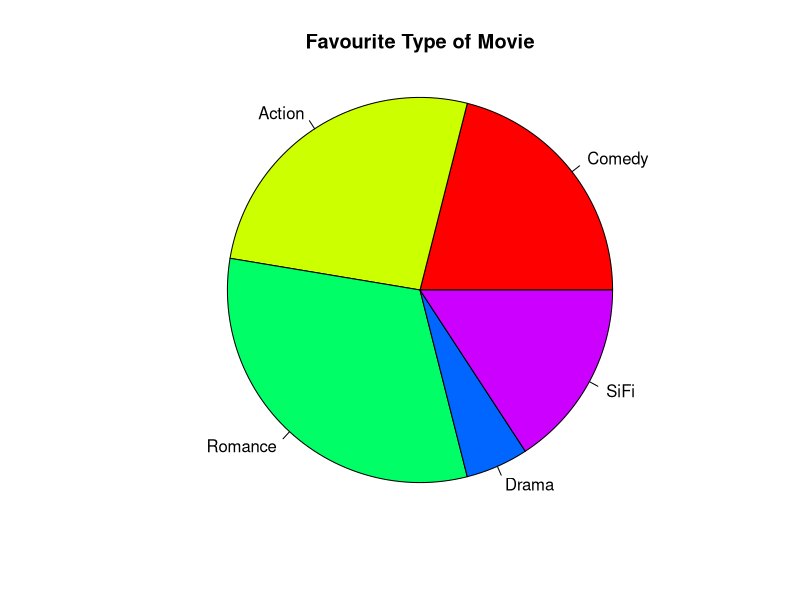
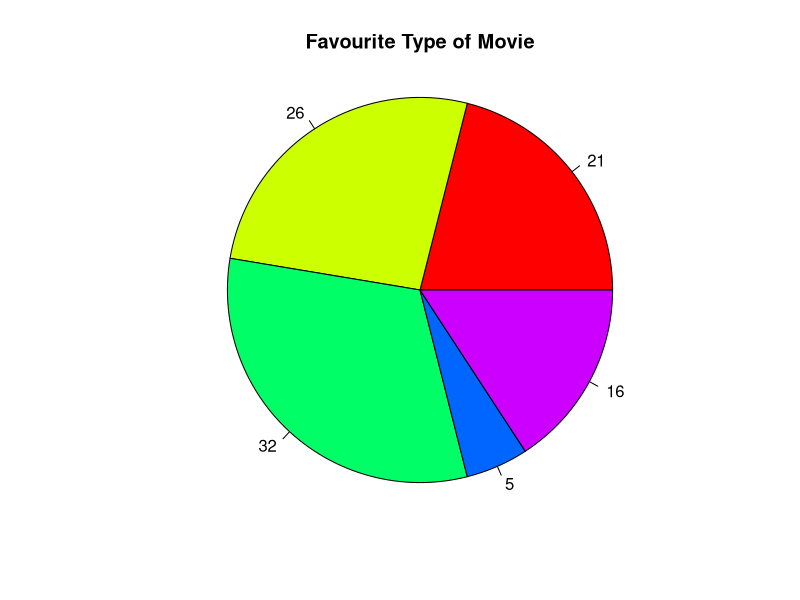
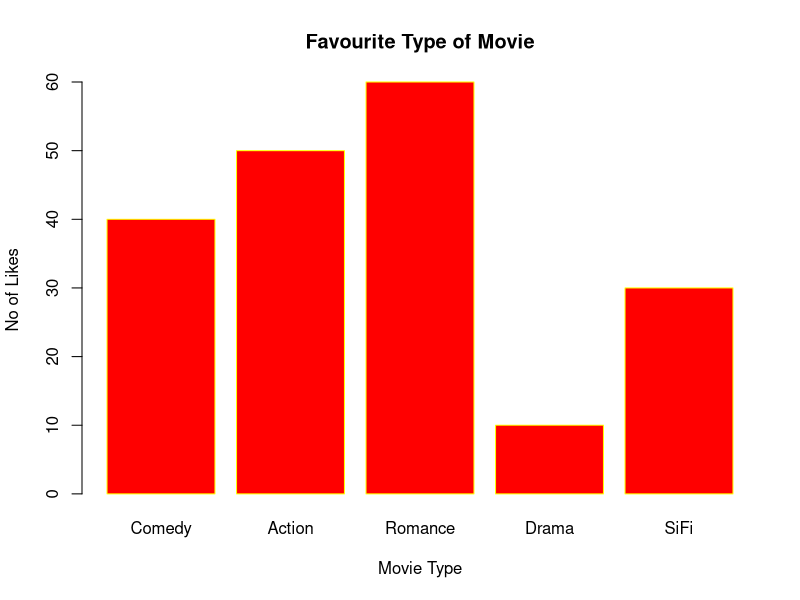

Generate these figures, in order, with R:
Type <- c("Comedy", "Action", "Romance", "Drama", "SiFi")
noOfLikes <- c(40, 50, 60, 10, 30)
percentages <- round((noOfLikes/sum(noOfLikes))*100)
print(percentages)

pie(
  noOfLikes,
  labels = Type,
  col = rainbow(length(Type)),
  main = "Favourite Type of Movie",
  radius = 1
)

pie(
  noOfLikes,
  labels = percentages,
  col = rainbow(length(Type)),
  main = "Favourite Type of Movie",
  radius = 1
)

barplot(
  height = noOfLikes,
  names.arg = Type,
  xlab = "Movie Type",
  ylab = "No of Likes",
  col = "red",
  border = "yellow",
  main = "Favourite Type of Movie"
)
